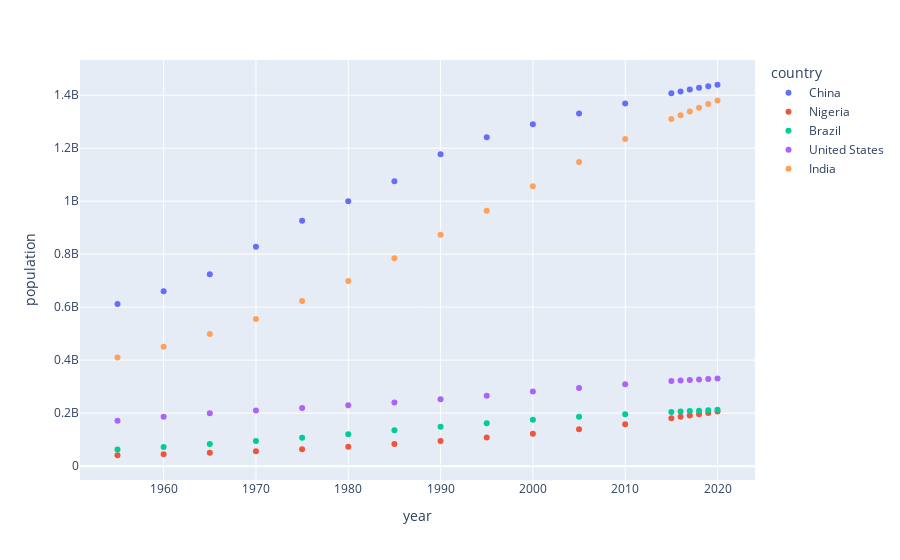

The cell this chart's notebook holds for it:
### Code cell
# df_sample.plot(kind='scatter', x='year', y='population', s=10, %colors)

fig = px.scatter(df_sample, x=df_sample.year, y=df_sample.population, color=df_sample.country)
fig.show()

### Figure 1 — Plotly figure (JSON) as saved in the notebook; plotly's stock layout.template omitted (floating-point values rounded to 4 significant figures)
{"data": [{"hovertemplate": "country=China<br>year=%{x}<br>population=%{y}<extra></extra>", "legendgroup": "China", "marker": {"color": "#636efa", "symbol": "circle"}, "mode": "markers", "name": "China", "orientation": "v", "showlegend": true, "type": "scatter", "x": [2020, 2019, 2018, 2017, 2016, 2015, 2010, 2005, 2000, 1995, 1990, 1985, 1980, 1975, 1970, 1965, 1960, 1955], "xaxis": "x", "y": [1439323776, 1433783686, 1427647786, 1421021791, 1414049351, 1406847870, 1368810615, 1330776380, 1290550765, 1240920535, 1176883674, 1075589361, 1000089235, 926240885, 827601394, 724218968, 660408056, 612241554], "yaxis": "y"}, {"hovertemplate": "country=Nigeria<br>year=%{x}<br>population=%{y}<extra></extra>", "legendgroup": "Nigeria", "marker": {"color": "#EF553B", "symbol": "circle"}, "mode": "markers", "name": "Nigeria", "orientation": "v", "showlegend": true, "type": "scatter", "x": [2020, 2019, 2018, 2017, 2016, 2015, 2010, 2005, 2000, 1995, 1990, 1985, 1980, 1975, 1970, 1965, 1960, 1955], "xaxis": "x", "y": [206139589, 200963599, 195874683, 190873244, 185960241, 181137448, 158503197, 138865016, 122283850, 107948335, 95212450, 83562785, 73423633, 63374298, 55982144, 50127921, 45138458, 41086100], "yaxis": "y"}, {"hovertemplate": "country=Brazil<br>year=%{x}<br>population=%{y}<extra></extra>", "legendgroup": "Brazil", "marker": {"color": "#00cc96", "symbol": "circle"}, "mode": "markers", "name": "Brazil", "orientation": "v", "showlegend": true, "type": "scatter", "x": [2020, 2019, 2018, 2017, 2016, 2015, 2010, 2005, 2000, 1995, 1990, 1985, 1980, 1975, 1970, 1965, 1960, 1955], "xaxis": "x", "y": [212559417, 211049527, 209469323, 207833823, 206163053, 204471769, 195713635, 186127103, 174790340, 162019896, 149003223, 135274080, 120694009, 107216205, 95113265, 83373530, 72179226, 62533919], "yaxis": "y"}, {"hovertemplate": "country=United States<br>year=%{x}<br>population=%{y}<extra></extra>", "legendgroup": "United States", "marker": {"color": "#ab63fa", "symbol": "circle"}, "mode": "markers", "name": "United States", "orientation": "v", "showlegend": true, "type": "scatter", "x": [2020, 2019, 2018, 2017, 2016, 2015, 2010, 2005, 2000, 1995, 1990, 1985, 1980, 1975, 1970, 1965, 1960, 1955], "xaxis": "x", "y": [331002651, 329064917, 327096265, 325084756, 323015995, 320878310, 309011475, 294993511, 281710909, 265163745, 252120309, 240499825, 229476354, 219081251, 209513341, 199733676, 186720571, 171685336], "yaxis": "y"}, {"hovertemplate": "country=India<br>year=%{x}<br>population=%{y}<extra></extra>", "legendgroup": "India", "marker": {"color": "#FFA15A", "symbol": "circle"}, "mode": "markers", "name": "India", "orientation": "v", "showlegend": true, "type": "scatter", "x": [2020, 2019, 2018, 2017, 2016, 2015, 2010, 2005, 2000, 1995, 1990, 1985, 1980, 1975, 1970, 1965, 1960, 1955], "xaxis": "x", "y": [1380004385, 1366417754, 1352642280, 1338676785, 1324517249, 1310152403, 1234281170, 1147609927, 1056575549, 963922588, 873277798, 784360008, 698952844, 623102897, 555189792, 499123324, 450547679, 409880595], "yaxis": "y"}], "layout": {"legend": {"title": {"text": "country"}, "tracegroupgap": 0}, "margin": {"t": 60}, "xaxis": {"anchor": "y", "domain": [0, 1], "title": {"text": "year"}}, "yaxis": {"anchor": "x", "domain": [0, 1], "title": {"text": "population"}}}}
